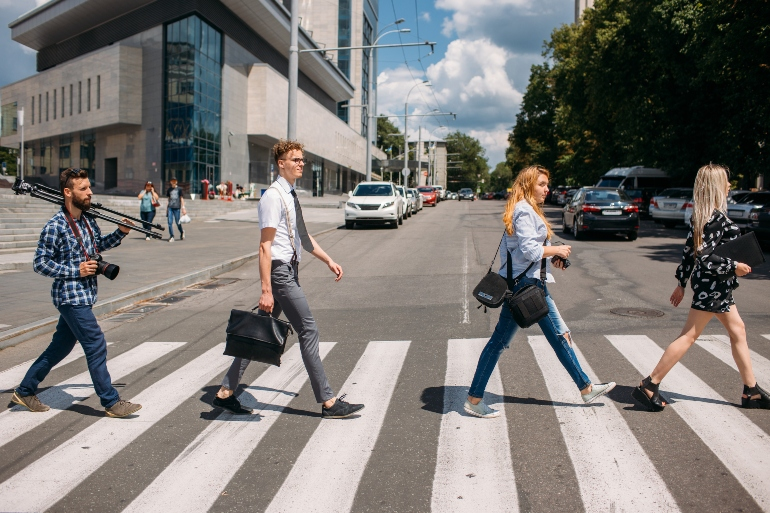
#> input picture code/testing-kshaji/people.jpg, 770 x 513 px
$ python humanImg.py
#> lines starting #> are read from the running program, lines starting #| are printed output that depends on the picture; after the words box and inside, x2 and y2 are one past the last pixel; in counts of white or black regions, pixels touching at a corner belong together
import numpy as np
import cv2
#https://www.geeksforgeeks.org/pedestrian-detection-using-opencv-python/
#For human detection, opencv has Histogram of Ordered Descents (HOG)
import imutils

#initialize HOG person detector
hog = cv2.HOGDescriptor()
hog.setSVMDetector(cv2.HOGDescriptor_getDefaultPeopleDetector())

#future note: try daimler people detector

image = cv2.imread('people.jpg')
#> image is the input picture: shape (513, 770, 3); mean B, G, R 117.2, 120.5, 124.1

#resize image
image = imutils.resize(image, width = min(400, image.shape[1]))
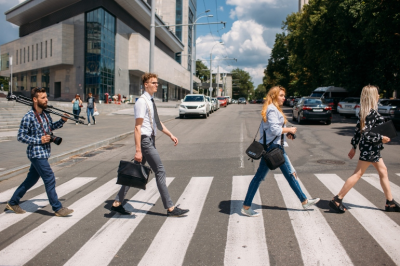
#> image: shape (266, 400, 3); mean B, G, R 117.2, 120.5, 124.1

#Detect all the regions in the image that could have people
(regions, _) = hog.detectMultiScale(image,
                                    winStride = (4, 4),
                                    padding = (4, 4),
                                    scale = 1.05)
#> regions = [[59, 12, 66, 132], [112, 58, 82, 164], [0, 67, 81, 162], [232, 67, 83, 166]]

#Drawing the regions in the image
for (x, y, w, h) in regions:
    cv2.rectangle(image, (x, y), (x + w, y + h),
                  (0, 0, 255), 2)
#> this loop made 4 passes
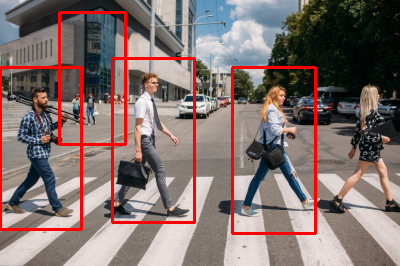
#> image: shape (266, 400, 3); 5.08% of pixels changed, all inside (x1, y1, x2, y2) = (0, 11, 317, 235)

#Showing the output image
cv2.imshow("Image", image)
cv2.waitKey(0)

cv2.destroyAllWindows()

$ run again, with code/testing-kshaji/image.jpg copied over code/testing-kshaji/people.jpg
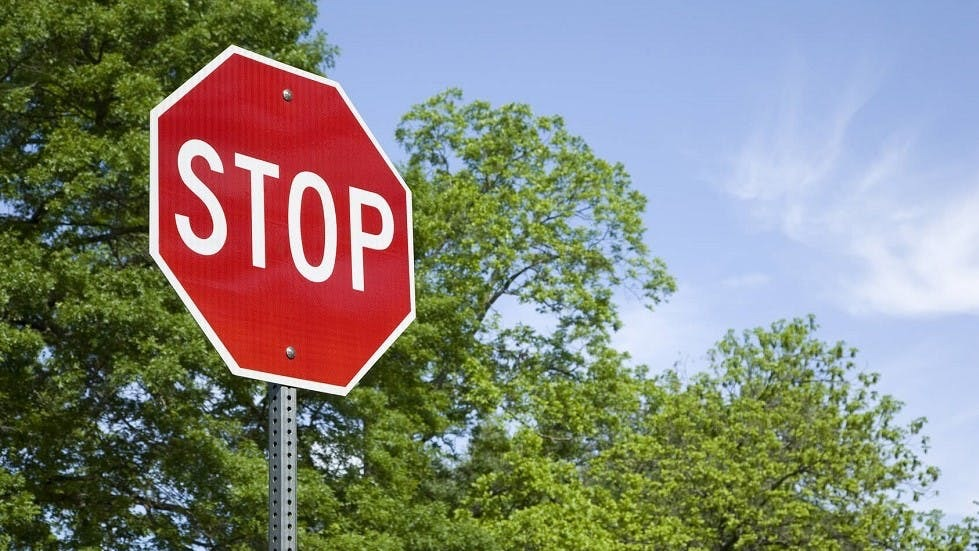
#> input picture code/testing-kshaji/image.jpg, 979 x 551 px
#> image is the input picture: shape (551, 979, 3); mean B, G, R 123.1, 133.3, 133
#> `image = imutils.resize(image, width = min(400, image.shape[1]))`:
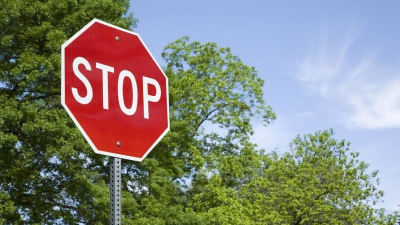
#> image: shape (225, 400, 3); mean B, G, R 123.1, 133.3, 133
#> regions = [[46, 42, 70, 140]]
#> the loop `for (x, y, w, h) in regions:` made 1 pass
#> after the loop `for (x, y, w, h) in regions:`:
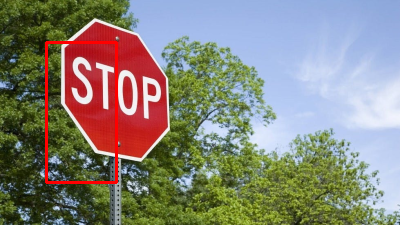
#> image: shape (225, 400, 3); 1.4% of pixels changed, all inside (x1, y1, x2, y2) = (45, 41, 118, 184)
